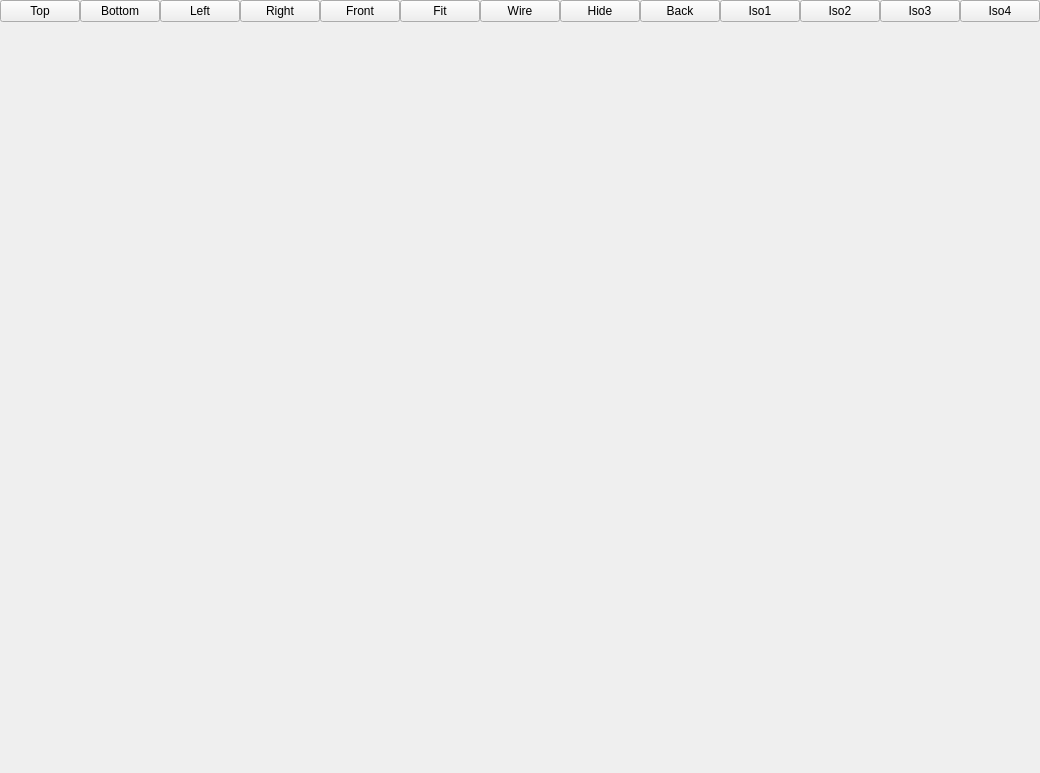
<?xml version="1.0" encoding="UTF-8"?>
<ui version="4.0">
 <class>Preview3D</class>
 <widget class="QWidget" name="Preview3D">
  <property name="geometry">
   <rect>
    <x>0</x>
    <y>0</y>
    <width>1040</width>
    <height>773</height>
   </rect>
  </property>
  <layout class="QGridLayout" name="gridLayout" rowstretch="0,0" columnstretch="0,0">
   <property name="leftMargin">
    <number>0</number>
   </property>
   <property name="topMargin">
    <number>0</number>
   </property>
   <property name="rightMargin">
    <number>0</number>
   </property>
   <property name="bottomMargin">
    <number>0</number>
   </property>
   <property name="spacing">
    <number>0</number>
   </property>
   <item row="0" column="0" colspan="2">
    <widget class="QWidget" name="buttonBar" native="true">
     <property name="sizePolicy">
      <sizepolicy hsizetype="MinimumExpanding" vsizetype="Preferred">
       <horstretch>0</horstretch>
       <verstretch>0</verstretch>
      </sizepolicy>
     </property>
     <layout class="QHBoxLayout" name="horizontalLayout">
      <property name="spacing">
       <number>0</number>
      </property>
      <property name="leftMargin">
       <number>0</number>
      </property>
      <property name="topMargin">
       <number>0</number>
      </property>
      <property name="rightMargin">
       <number>0</number>
      </property>
      <property name="bottomMargin">
       <number>0</number>
      </property>
      <item>
       <widget class="QPushButton" name="pbTop">
        <property name="sizePolicy">
         <sizepolicy hsizetype="Preferred" vsizetype="Fixed">
          <horstretch>0</horstretch>
          <verstretch>0</verstretch>
         </sizepolicy>
        </property>
        <property name="text">
         <string>Top</string>
        </property>
       </widget>
      </item>
      <item>
       <widget class="QPushButton" name="pbBottom">
        <property name="text">
         <string>Bottom</string>
        </property>
       </widget>
      </item>
      <item>
       <widget class="QPushButton" name="pbLeft">
        <property name="text">
         <string>Left</string>
        </property>
       </widget>
      </item>
      <item>
       <widget class="QPushButton" name="pbRight">
        <property name="text">
         <string>Right</string>
        </property>
       </widget>
      </item>
      <item>
       <widget class="QPushButton" name="pbFront">
        <property name="text">
         <string>Front</string>
        </property>
       </widget>
      </item>
      <item>
       <widget class="QPushButton" name="pbFit">
        <property name="sizePolicy">
         <sizepolicy hsizetype="Fixed" vsizetype="Fixed">
          <horstretch>0</horstretch>
          <verstretch>0</verstretch>
         </sizepolicy>
        </property>
        <property name="text">
         <string>Fit</string>
        </property>
       </widget>
      </item>
      <item>
       <widget class="QPushButton" name="pbWireframe">
        <property name="text">
         <string>Wire</string>
        </property>
       </widget>
      </item>
      <item>
       <widget class="QPushButton" name="pbHide">
        <property name="text">
         <string>Hide</string>
        </property>
       </widget>
      </item>
      <item>
       <widget class="QPushButton" name="pbBack">
        <property name="text">
         <string>Back</string>
        </property>
       </widget>
      </item>
      <item>
       <widget class="QPushButton" name="pbIso1">
        <property name="text">
         <string>Iso1</string>
        </property>
       </widget>
      </item>
      <item>
       <widget class="QPushButton" name="pbIso2">
        <property name="text">
         <string>Iso2</string>
        </property>
       </widget>
      </item>
      <item>
       <widget class="QPushButton" name="pbIso3">
        <property name="text">
         <string>Iso3</string>
        </property>
       </widget>
      </item>
      <item>
       <widget class="QPushButton" name="pbIso4">
        <property name="text">
         <string>Iso4</string>
        </property>
       </widget>
      </item>
     </layout>
    </widget>
   </item>
   <item row="1" column="0" colspan="2">
    <widget class="QWidget" name="placeHolder" native="true">
     <property name="sizePolicy">
      <sizepolicy hsizetype="Expanding" vsizetype="Expanding">
       <horstretch>0</horstretch>
       <verstretch>0</verstretch>
      </sizepolicy>
     </property>
    </widget>
   </item>
  </layout>
 </widget>
 <resources/>
 <connections/>
</ui>
